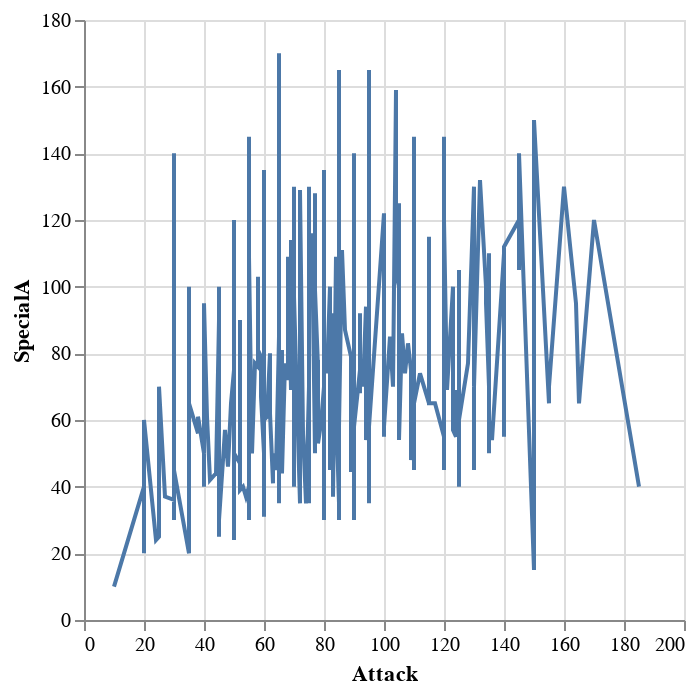

Notebook code cell kept with this figure:
### Markdown cell above
## Machine Learning - Decision Tree Regressor
Since my expectation is to predict the generation, using tree regressor instead of classifier is better.

### Code cell
alt.Chart(df).mark_line().encode(
    x="Attack",
    y="SpecialA"
)

### Figure 1 — Vega-Lite specification as saved in the notebook (floating-point values rounded to 4 significant figures; data arrays with more than 128 entries replaced by an {"elided": "..."} marker saying what was removed)
{"config": {"view": {"continuousWidth": 300, "continuousHeight": 300}}, "data": {"name": "data-be924e20f2a6dd5c88c2c194c170e146"}, "mark": {"type": "line"}, "encoding": {"x": {"field": "Attack", "type": "quantitative"}, "y": {"field": "SpecialA", "type": "quantitative"}}, "$schema": "https://vega.github.io/schema/vega-lite/v5.16.3.json", "datasets": {"data-be924e20f2a6dd5c88c2c194c170e146": {"elided": "374 records"}}}
